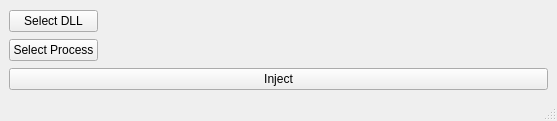
<?xml version="1.0" encoding="UTF-8"?>
<ui version="4.0">
 <class>MainWindow</class>
 <widget class="QMainWindow" name="MainWindow">
  <property name="geometry">
   <rect>
    <x>0</x>
    <y>0</y>
    <width>557</width>
    <height>121</height>
   </rect>
  </property>
  <property name="windowTitle">
   <string>SimpleDLLInjector v1.0.0</string>
  </property>
  <widget class="QWidget" name="centralwidget">
   <layout class="QGridLayout" name="gridLayout_2">
    <item row="0" column="0">
     <layout class="QGridLayout" name="gridLayout">
      <item row="0" column="0">
       <layout class="QVBoxLayout" name="verticalLayout">
        <item>
         <layout class="QHBoxLayout" name="horizontalLayout" stretch="1,5">
          <item>
           <widget class="QPushButton" name="pushButton_selectDLL">
            <property name="text">
             <string>Select DLL</string>
            </property>
           </widget>
          </item>
          <item>
           <widget class="QLabel" name="label_dllPath">
            <property name="text">
             <string/>
            </property>
           </widget>
          </item>
         </layout>
        </item>
        <item>
         <layout class="QHBoxLayout" name="horizontalLayout_3" stretch="1,5">
          <item>
           <widget class="QPushButton" name="pushButton_selectProcess">
            <property name="text">
             <string>Select Process</string>
            </property>
           </widget>
          </item>
          <item>
           <widget class="QLabel" name="label_processName">
            <property name="text">
             <string/>
            </property>
           </widget>
          </item>
         </layout>
        </item>
       </layout>
      </item>
      <item row="1" column="0">
       <widget class="QPushButton" name="pushButton_inject">
        <property name="text">
         <string>Inject</string>
        </property>
       </widget>
      </item>
     </layout>
    </item>
   </layout>
  </widget>
  <widget class="QMenuBar" name="menubar">
   <property name="geometry">
    <rect>
     <x>0</x>
     <y>0</y>
     <width>557</width>
     <height>17</height>
    </rect>
   </property>
  </widget>
  <widget class="QStatusBar" name="statusbar"/>
 </widget>
 <resources/>
 <connections>
  <connection>
   <sender>pushButton_selectDLL</sender>
   <signal>clicked()</signal>
   <receiver>MainWindow</receiver>
   <slot>pushButton_selectDLL_clicked()</slot>
   <hints>
    <hint type="sourcelabel">
     <x>49</x>
     <y>46</y>
    </hint>
    <hint type="destinationlabel">
     <x>190</x>
     <y>19</y>
    </hint>
   </hints>
  </connection>
  <connection>
   <sender>pushButton_selectProcess</sender>
   <signal>clicked()</signal>
   <receiver>MainWindow</receiver>
   <slot>pushButton_selectProcess_clicked()</slot>
   <hints>
    <hint type="sourcelabel">
     <x>55</x>
     <y>91</y>
    </hint>
    <hint type="destinationlabel">
     <x>55</x>
     <y>108</y>
    </hint>
   </hints>
  </connection>
  <connection>
   <sender>pushButton_inject</sender>
   <signal>clicked()</signal>
   <receiver>MainWindow</receiver>
   <slot>pushButton_inject_clicked()</slot>
   <hints>
    <hint type="sourcelabel">
     <x>198</x>
     <y>135</y>
    </hint>
    <hint type="destinationlabel">
     <x>517</x>
     <y>102</y>
    </hint>
   </hints>
  </connection>
 </connections>
 <slots>
  <slot>pushButton_selectDLL_clicked()</slot>
  <slot>pushButton_selectProcess_clicked()</slot>
  <slot>pushButton_inject_clicked()</slot>
 </slots>
</ui>
